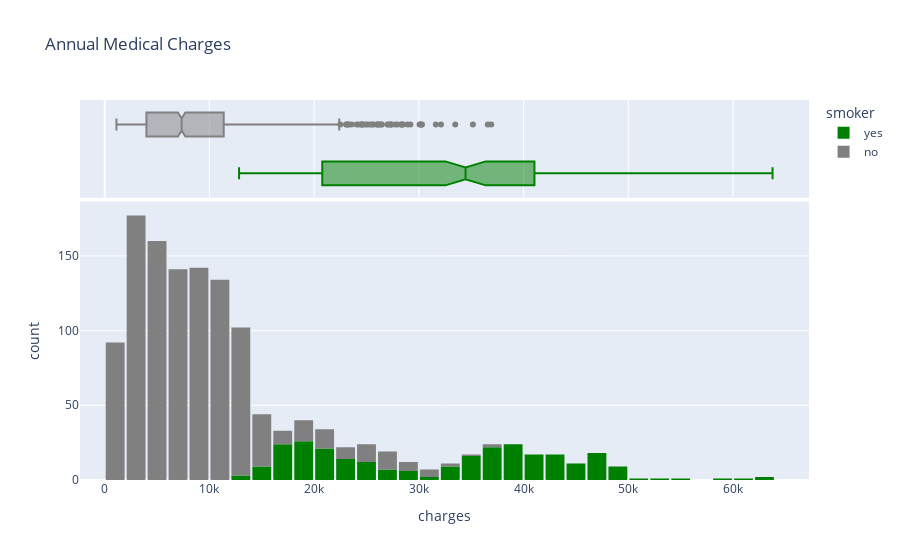

Notebook code for this chart:
### Markdown cell above
### Medical charges
Visualize medical charges for customers. Column we are trying to predict. Use the categorical column smoker to distinguish the charges for smokers vs non-smokers

### Code cell
fig = px.histogram(medical_df,
                  x='charges',
                  marginal='box',
                  color='smoker',
                  color_discrete_sequence=['green','grey'],
                  title='Annual Medical Charges')
fig.update_layout(bargap=0.1)
fig.show()

### Figure 1 — Plotly figure (JSON) as saved in the notebook; plotly's stock layout.template omitted (floating-point values rounded to 4 significant figures; data arrays with more than 128 entries replaced by an {"elided": "..."} marker saying what was removed)
{"data": [{"alignmentgroup": "True", "bingroup": "x", "hovertemplate": "smoker=yes<br>charges=%{x}<br>count=%{y}<extra></extra>", "legendgroup": "yes", "marker": {"color": "green", "pattern": {"shape": ""}}, "name": "yes", "offsetgroup": "yes", "orientation": "v", "showlegend": true, "type": "histogram", "x": {"elided": "274 float values"}, "xaxis": "x", "yaxis": "y"}, {"alignmentgroup": "True", "hovertemplate": "smoker=yes<br>charges=%{x}<extra></extra>", "legendgroup": "yes", "marker": {"color": "green"}, "name": "yes", "notched": true, "offsetgroup": "yes", "showlegend": false, "type": "box", "x": {"elided": "274 float values"}, "xaxis": "x2", "yaxis": "y2"}, {"alignmentgroup": "True", "bingroup": "x", "hovertemplate": "smoker=no<br>charges=%{x}<br>count=%{y}<extra></extra>", "legendgroup": "no", "marker": {"color": "grey", "pattern": {"shape": ""}}, "name": "no", "offsetgroup": "no", "orientation": "v", "showlegend": true, "type": "histogram", "x": {"elided": "1064 float values"}, "xaxis": "x", "yaxis": "y"}, {"alignmentgroup": "True", "hovertemplate": "smoker=no<br>charges=%{x}<extra></extra>", "legendgroup": "no", "marker": {"color": "grey"}, "name": "no", "notched": true, "offsetgroup": "no", "showlegend": false, "type": "box", "x": {"elided": "1064 float values"}, "xaxis": "x2", "yaxis": "y2"}], "layout": {"bargap": 0.1, "barmode": "relative", "legend": {"title": {"text": "smoker"}, "tracegroupgap": 0}, "title": {"text": "Annual Medical Charges"}, "xaxis": {"anchor": "y", "domain": [0, 1], "title": {"text": "charges"}}, "xaxis2": {"anchor": "y2", "domain": [0, 1], "matches": "x", "showgrid": true, "showticklabels": false}, "yaxis": {"anchor": "x", "domain": [0, 0.7326], "title": {"text": "count"}}, "yaxis2": {"anchor": "x2", "domain": [0.7426, 1], "matches": "y2", "showgrid": false, "showline": false, "showticklabels": false, "ticks": ""}}}
